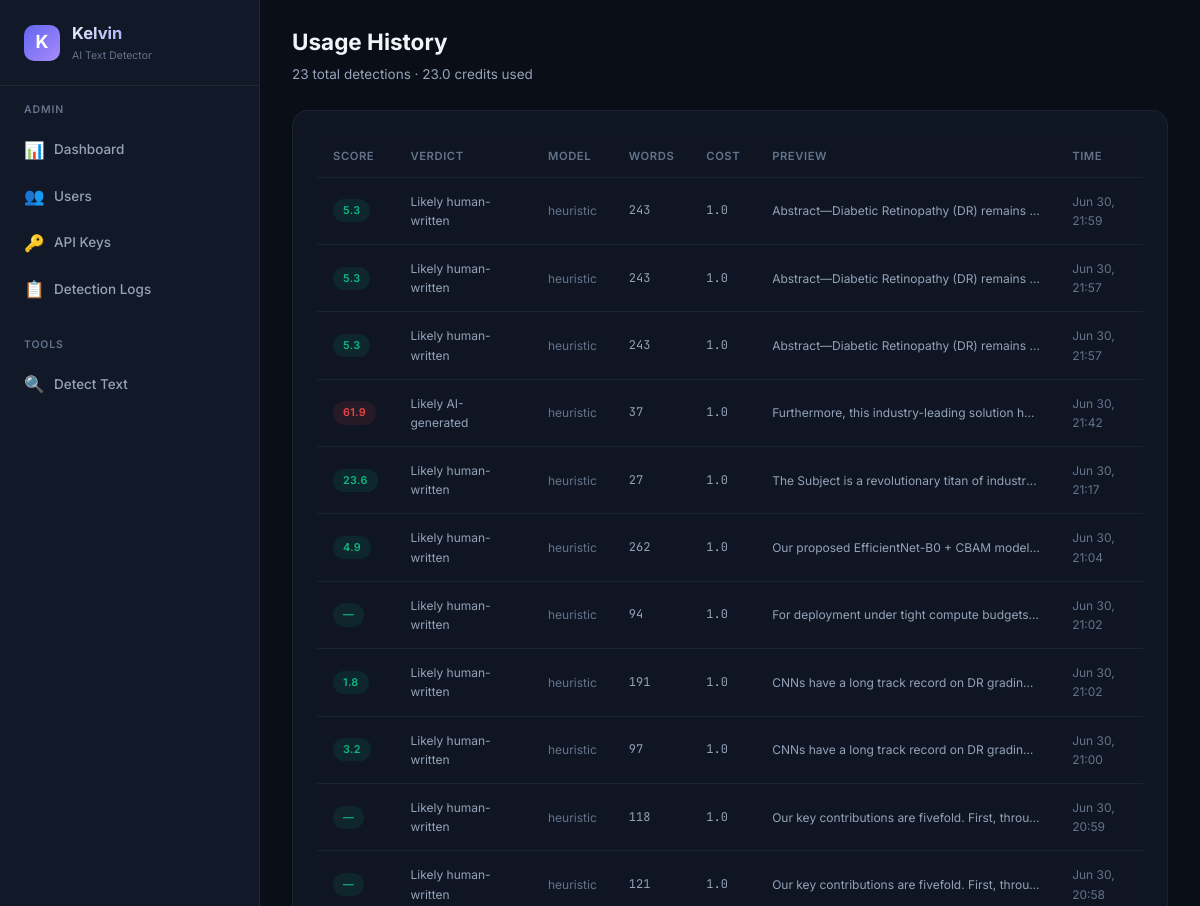
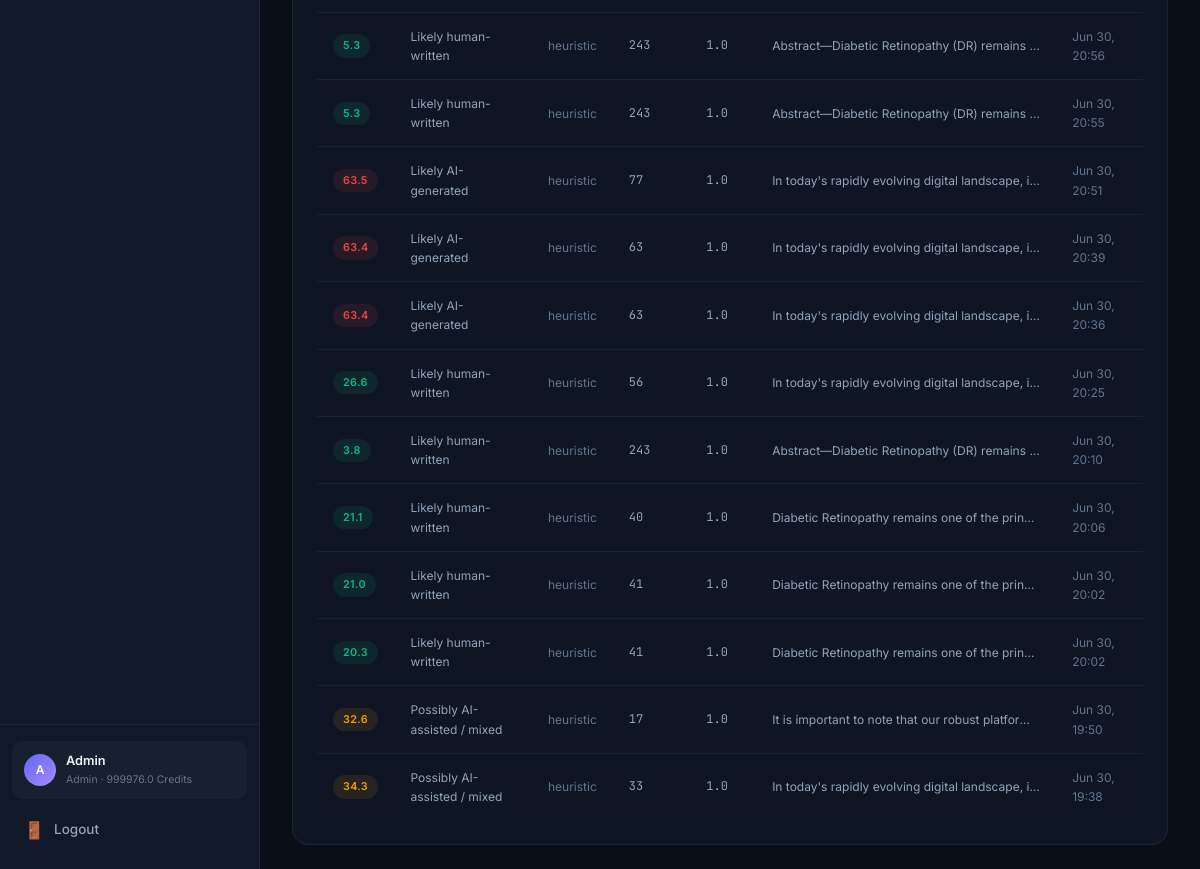
The app's page /dashboard/usage (signed in), older data (2 pictures, top to bottom).
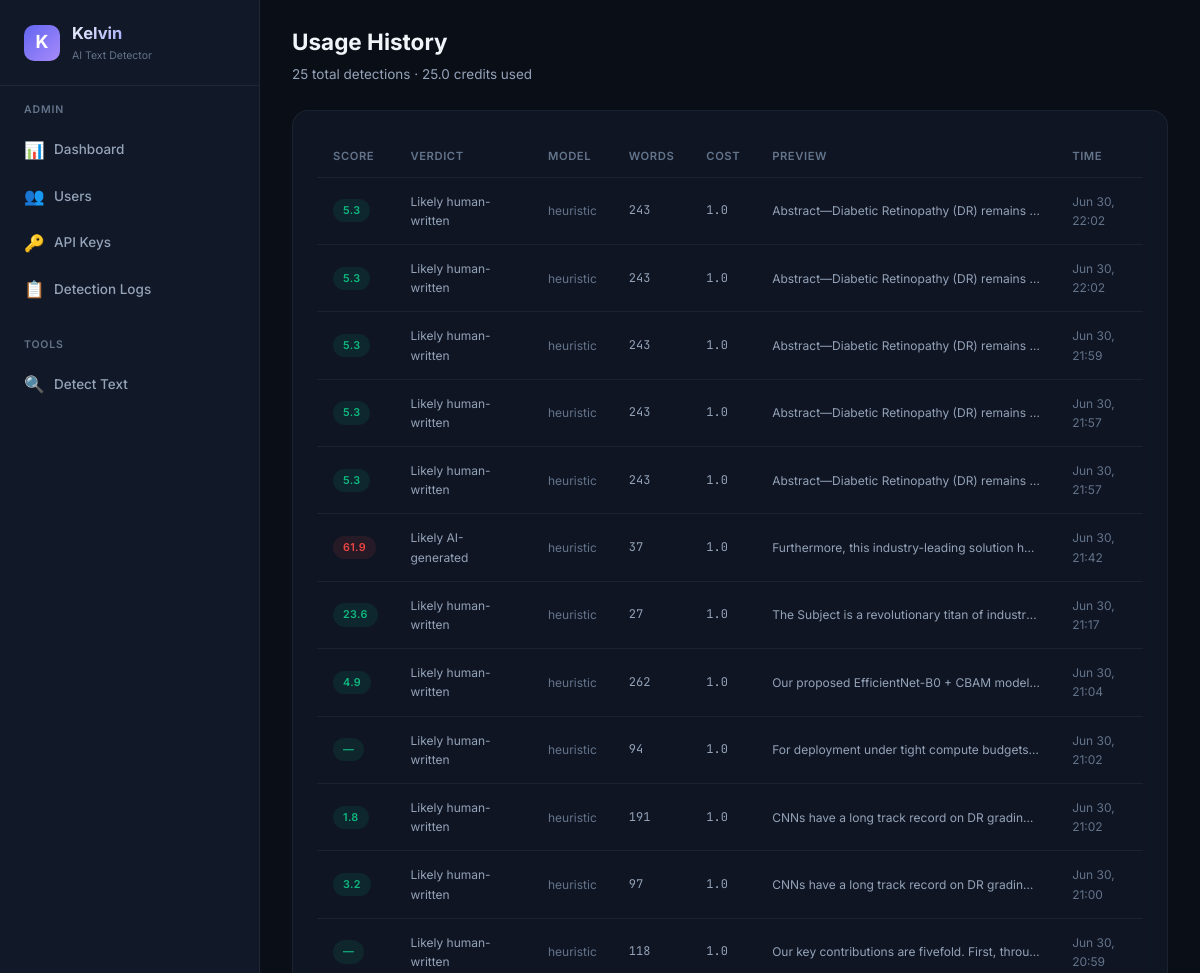
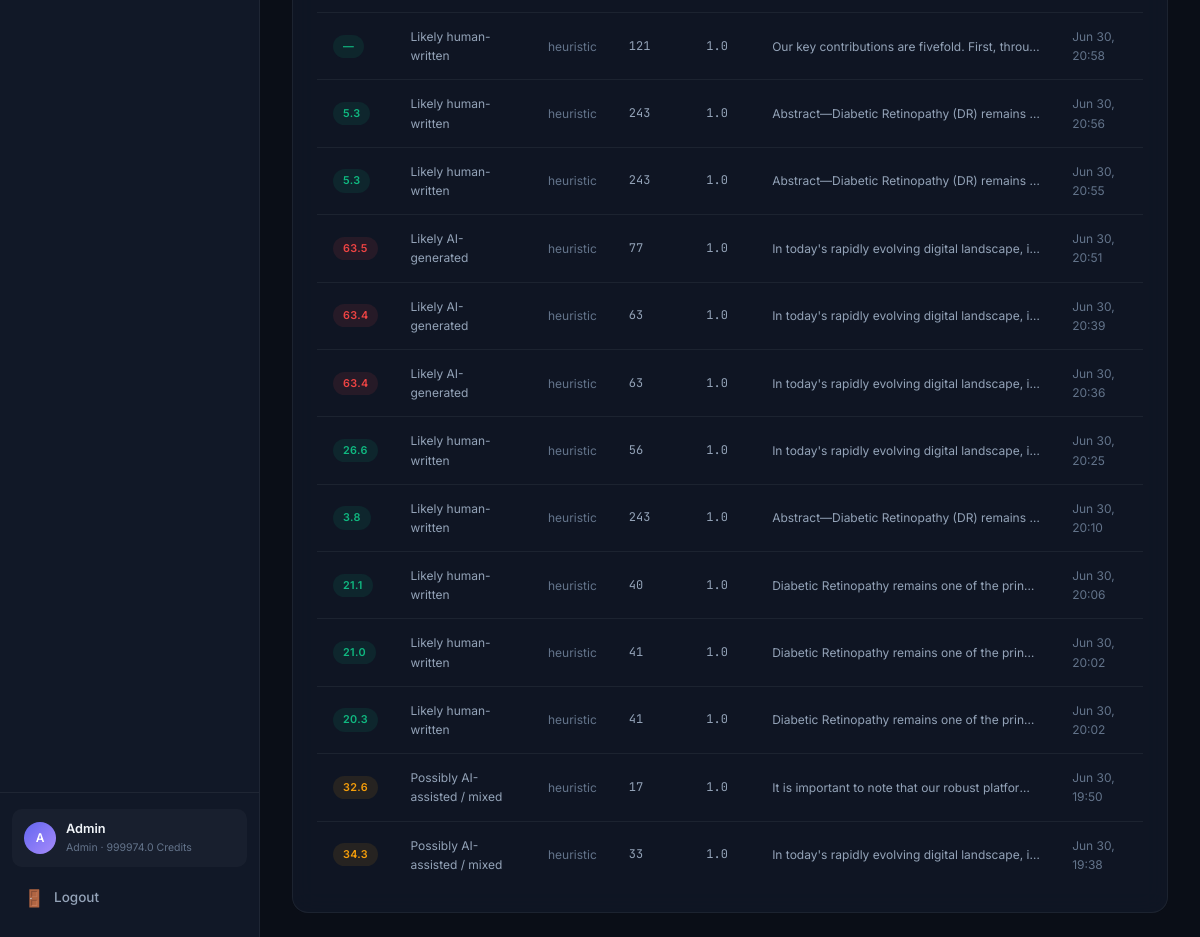
The same page, newer data (2 pictures, top to bottom).
### database.py (models this page shows, shortened)
class User(Base):
    __tablename__ = "users"
    id = Column(Integer, primary_key=True, autoincrement=True)
    email = Column(String(255), unique=True, nullable=False, index=True)
    password_hash = Column(String(255), nullable=False)
    display_name = Column(String(100), nullable=False)
    role = Column(String(20), nullable=False, default="user")  # "admin" or "user"
    balance = Column(Float, nullable=False, default=100.0)
    is_active = Column(Boolean, nullable=False, default=True)
    created_at = Column(DateTime, nullable=False, default=datetime.utcnow)
    api_keys = relationship("APIKeyRecord", back_populates="user", lazy="dynamic")
    detection_logs = relationship("DetectionLog", back_populates="user", lazy="dynamic")
    transactions = relationship("BalanceTransaction", back_populates="user", lazy="dynamic")

class DetectionLog(Base):
    __tablename__ = "detection_logs"
    id = Column(Integer, primary_key=True, autoincrement=True)
    user_id = Column(Integer, ForeignKey("users.id"), nullable=False, index=True)
    api_key_id = Column(Integer, ForeignKey("api_keys.id"), nullable=True)
    input_text = Column(Text, nullable=False)
    output_json = Column(Text, nullable=False)  # JSON string
    score = Column(Float, nullable=True)
    verdict = Column(String(50), nullable=True)
    model_used = Column(String(30), nullable=True)
    cost = Column(Float, nullable=False, default=1.0)
    word_count = Column(Integer, nullable=True)
    ip_address = Column(String(45), nullable=True)
    created_at = Column(DateTime, nullable=False, default=datetime.utcnow)
    user = relationship("User", back_populates="detection_logs")
    api_key = relationship("APIKeyRecord", back_populates="detection_logs")
    __table_args__ = (
        Index("idx_logs_user_created", "user_id", "created_at"),
    )

### detect-ai.py (the view)
@app.get("/dashboard/usage", response_class=HTMLResponse)
async def user_usage_page(request: Request, db: Session = Depends(get_db_session)):
    user = _require_web_user(request, db)
    logs = db.query(DetectionLog).filter(DetectionLog.user_id == user.id).order_by(desc(DetectionLog.created_at)).limit(100).all()
    total = db.query(func.count(DetectionLog.id)).filter(DetectionLog.user_id == user.id).scalar()
    total_cost = db.query(func.sum(DetectionLog.cost)).filter(DetectionLog.user_id == user.id).scalar() or 0
    return _render(request, db, "user/usage.html", logs=logs, total=total, total_cost=total_cost)

### templates/user/usage.html (shortened to what this page needs)
{% extends "base.html" %}
{% set active_page = 'user-usage' %}
{% block page_header %}
<div class="page-header">
    <h2>Usage History</h2>
    <p>{{ total }} total detections · {{ total_cost | round(1) }} credits used</p>
</div>
{% endblock %}
{% block content %}
<div class="card">
    {% if logs %}
    <div class="table-container">
        <table>
            <thead>
                <tr>
                    <th>Score</th>
                    <th>Verdict</th>
                    <th>Model</th>
                    <th>Words</th>
                    <th>Cost</th>
                    <th>Preview</th>
                    <th>Time</th>
                </tr>
            </thead>
            <tbody>
                {% for log in logs %}
                <tr>
                    <td>
                        <span class="badge {% if log.score and log.score >= 60 %}badge-red{% elif log.score and log.score >= 30 %}badge-yellow{% else %}badge-green{% endif %}">
                            {{ log.score | round(1) if log.score else '—' }}
                        </span>
                    </td>
                    <td class="text-sm">{{ log.verdict or '—' }}</td>
                    <td class="text-sm text-muted">{{ log.model_used or '—' }}</td>
                    <td class="text-mono text-sm">{{ log.word_count or '—' }}</td>
                    <td class="text-mono text-sm">{{ log.cost }}</td>
                    <td class="truncate text-sm">{{ log.input_text[:80] }}{% if log.input_text|length > 80 %}...{% endif %}</td>
                    <td class="text-sm text-muted">{{ log.created_at.strftime('%b %d, %H:%M') if log.created_at else '—' }}</td>
                </tr>
                {% endfor %}
            </tbody>
        </table>
    </div>
    {% else %}
    <div class="empty-state">
        <div class="empty-icon">📈</div>
        <h3>No usage yet</h3>
        <p>Your detection history will appear here.</p>
    </div>
    {% endif %}
</div>
{% endblock %}

### templates/base.html (shortened to what this page needs)
<!DOCTYPE html>
<html lang="en">
<head>
    <link rel="stylesheet" href="/static/css/style.css?v=6">
</head>
<body>
    {% block body %}
    <div class="app-layout">
        <aside class="sidebar">
            <div class="sidebar-brand">
                <div class="brand-icon">K</div>
                <div>
                    <h1>Kelvin</h1>
                    <div class="brand-version">AI Text Detector</div>
                </div>
            </div>
            <nav class="sidebar-nav">
                {% if user and user.role == 'admin' %}
                <div class="nav-section">
                    <div class="nav-section-title">Admin</div>
                    <a href="/admin/dashboard" class="nav-link {% if active_page == 'admin-dashboard' %}active{% endif %}">
                        <span class="nav-icon">📊</span> Dashboard
                    </a>
                    <a href="/admin/users" class="nav-link {% if active_page == 'admin-users' %}active{% endif %}">
                        <span class="nav-icon">👥</span> Users
                    </a>
                    <a href="/admin/keys" class="nav-link {% if active_page == 'admin-keys' %}active{% endif %}">
                        <span class="nav-icon">🔑</span> API Keys
                    </a>
                    <a href="/admin/logs" class="nav-link {% if active_page == 'admin-logs' %}active{% endif %}">
                        <span class="nav-icon">📋</span> Detection Logs
                    </a>
                </div>
                <div class="nav-section">
                    <div class="nav-section-title">Tools</div>
                    <a href="/dashboard/detect" class="nav-link {% if active_page == 'detect' %}active{% endif %}">
                        <span class="nav-icon">🔍</span> Detect Text
                    </a>
                </div>
                {% endif %}
            </nav>
            {% if user %}
            <div class="sidebar-footer">
                <div class="sidebar-user">
                    <div class="user-avatar">{{ user.display_name[0] | upper }}</div>
                    <div class="user-info">
                        <div class="user-name">{{ user.display_name }}</div>
                        <div class="user-role">{{ user.role }} · {{ user.balance | round(1) }} credits</div>
                    </div>
                </div>
                <a href="/logout" class="nav-link" style="margin-top: 8px;">
                    <span class="nav-icon">🚪</span> Logout
                </a>
            </div>
            {% endif %}
        </aside>
        <main class="main-content">
            {% block page_header %}{% endblock %}
            <div class="page-body">
                {% block content %}{% endblock %}
            </div>
        </main>
    </div>
    {% endblock %}
</body>
</html>

Row changes from the older to the newer data that the page shows:
changed User "Admin": balance "999976.0" → "999974.0"
added DetectionLog: score "5.3", verdict "Likely human-written", model_used "heuristic", word_count "243", cost "1.0", input_text "Abstract—Diabetic Retinopathy (DR) remains…", created_at "Jun 30, 22:02"
added DetectionLog: score "5.3", verdict "Likely human-written", model_used "heuristic", word_count "243", cost "1.0", input_text "Abstract—Diabetic Retinopathy (DR) remains…", created_at "Jun 30, 22:02"
Text that changed along with them:
{{ total }}: "23" → "25"
{{ total_cost | round(1) }}: "23.0" → "25.0"
